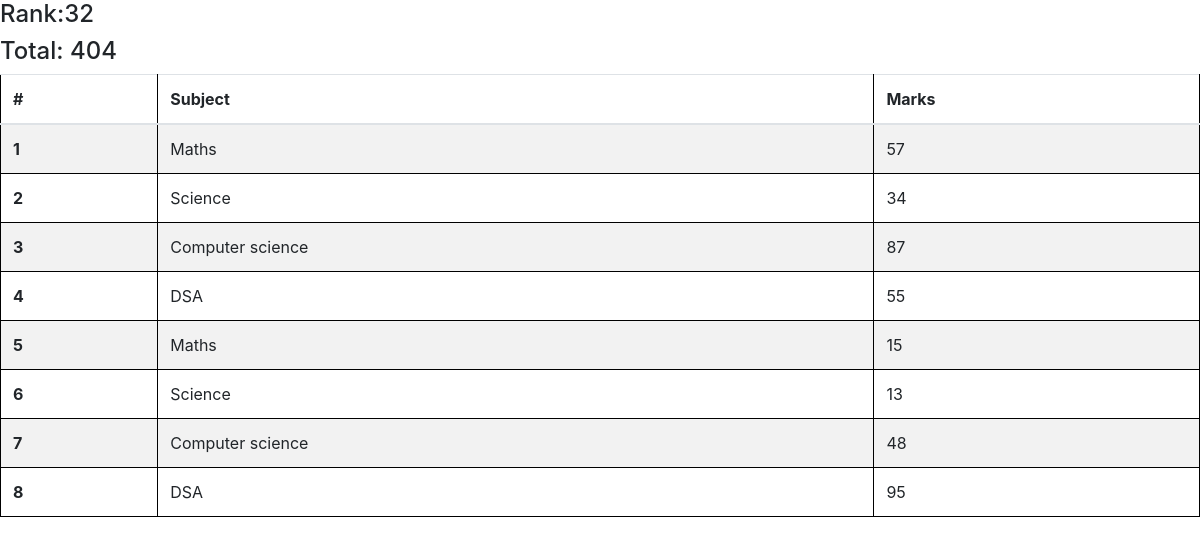
Screenshot of /marks/STU-0745 with the database file from the repository.
### card/models.py (models this page shows, shortened)
class SubjectMarks(models.Model):
    student = models.ForeignKey(
        Student, related_name='studentmarks', on_delete=models.CASCADE)
    subject = models.ForeignKey(Subject, on_delete=models.CASCADE)
    marks = models.IntegerField()
    class Meta:
        unique_together = ['student', 'subject']

class Student(models.Model):
    department = models.ForeignKey(
        Department, related_name='depart', on_delete=models.CASCADE)
    student_id = models.OneToOneField(
        StudentID, related_name='studentid', on_delete=models.CASCADE)
    student_name = models.CharField(max_length=100)
    student_email = models.EmailField(unique=True)
    student_age = models.IntegerField(default=19)
    student_address = models.TextField()
    class Meta:
        ordering = ['student_name']
        verbose_name = 'student'

class ReportCard(models.Model):
    student = models.ForeignKey(
        Student, related_name='studentreportcard', on_delete=models.CASCADE)
    student_rank = models.IntegerField()
    date_of_report = models.DateField(auto_now_add=True)
    class Meta:
        unique_together = ['student_rank', 'date_of_report']

class Subject(models.Model):
    subject_name = models.CharField(max_length=100)
    def __str__(self) -> str:
        return self.subject_name

### card/views.py (the view)
# urls.py: path('marks/<student_id>', see_marks, name='marks')
def see_marks(request, student_id):
    query_set = SubjectMarks.objects.filter(
        student__student_id__student_id=student_id)
    total_marks = query_set.aggregate(total_marks=Sum('marks'))
    return render(request, 'report/marks.html', context={'marks': query_set, "total_marks": total_marks})

### card/templates/report/marks.html
{% extends 'base.html' %} {%block start%}
<h4>Rank:{{marks.first.student.studentreportcard.first.student_rank}}</h4>
<h4>Total: {{total_marks.total_marks}}</h4>
<table class="table table-striped">
  <thead>
    <tr>
      <th scope="col">#</th>
      <th scope="col">Subject</th>
      <th scope="col">Marks</th>
    </tr>
  </thead>
  <tbody>
    {% for mark in marks%}
    <tr>
      <th scope="row">{{forloop.counter}}</th>
      <td>{{mark.subject}}</td>
      <td>{{mark.marks}}</td>
    </tr>
    {% endfor %}
  </tbody>
</table>
{% endblock %}

### card/templates/base.html (style rules this page uses)
table, th, td { border: 1px solid black; }

### rows the page displays
SubjectMarks: first.student.studentreportcard.first.student_rank "32", subject "Maths", marks "15"
SubjectMarks: subject "Maths", marks "57"
SubjectMarks: subject "Science", marks "34"
SubjectMarks: subject "Computer science", marks "87"
SubjectMarks: subject "DSA", marks "55"
SubjectMarks: subject "Science", marks "13"
SubjectMarks: subject "Computer science", marks "48"
SubjectMarks: subject "DSA", marks "95"

### other values shown
{{ total_marks.total_marks }} "404"
